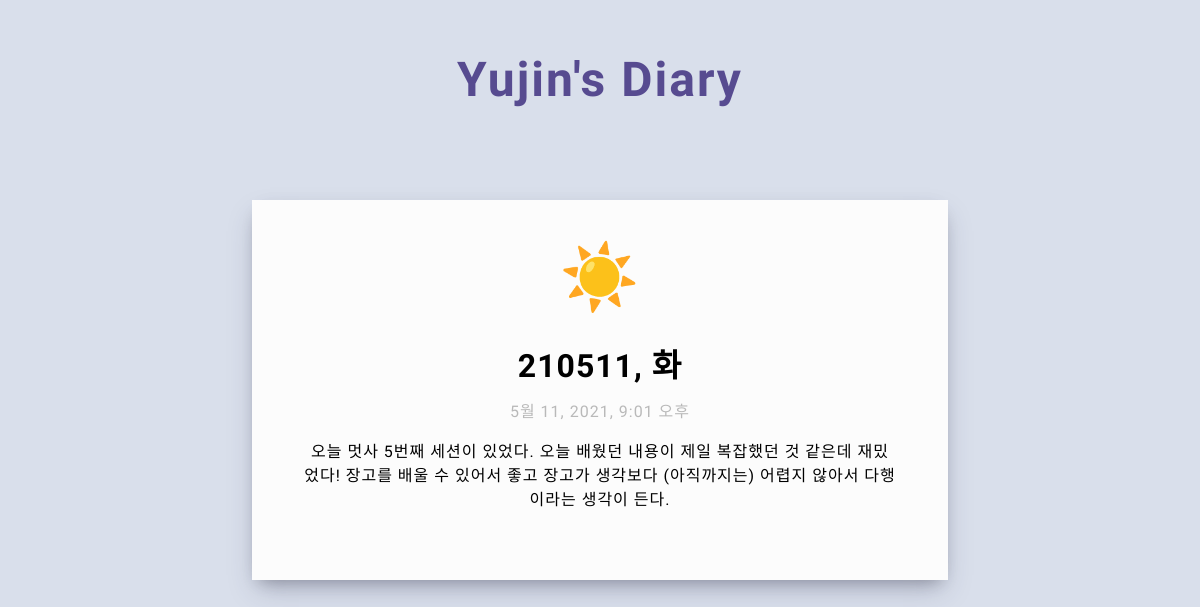
Screenshot of /diary/1 with the database file from the repository.
### diaryapp/models.py (models this page shows, shortened)
class Diary(models.Model):
    title = models.CharField(max_length=200)
    created_at = models.DateTimeField('작성시간', default = timezone.now)
    weather = models.CharField(max_length=50, default="")
    body = models.TextField()

### diaryapp/views.py (the view)
# urls.py: path('diary/<int:diary_id>', diaryapp.views.detail, name="detail")
def detail(request, diary_id):
    diary_detail = get_object_or_404(Diary, pk = diary_id)
    return render(request, 'detail.html', {'diary' : diary_detail})

### diaryapp/templates/detail.html (shortened to what this page needs)
<!DOCTYPE html>
<html>
  <head>
  </head>
  <body>
    <header>
      <a href="{% url 'home' %}"><h1>Yujin's Diary</h1></a>
    </header>
    <div class="post">
      <p id="weather">{{diary.weather}}</p>
      <h1>{{diary.title}}</h1>
      <p style="color: rgb(185, 185, 185)">{{diary.created_at}}</p>
      <p>{{diary.body}}</p>
    </div>
  </body>
</html>

### diaryapp/templates/detail.html (style rules this page uses)
* { text-align: center; background-color: #d9dfeb; font-family: "Nanum Gothic"; letter-spacing: 1px; }
header h1 { font-family: "Ubuntu"; color: #574b90; letter-spacing: 2px; font-size: 3em; font-weight: bold; line-height: 2em; }
.post { display: inline-block; border: 2px solid #fcfcfc; background-color: #fcfcfc; line-height: 1.5em; width: 50%; height: 70%; margin: 0 auto; padding: 0px 50px 50px 50px; margin-top: 40px; box-shadow: 0 13px 27px -5px rgba(50, 50, 93, 0.25), 0 8px 16px -8px rgba(0, 0, 0, 0.3), 0 -6px 16px -6px rgba(0, 0, 0, 0.025); }
.post * { background-color: #fcfcfc; }
#weather { font-size: 4em; }
a { text-decoration: none; }

### rows the page displays
Diary: weather "☀️", title "210511, 화", created_at "5월 11, 2021, 9:01 오후", body "오늘 멋사 5번째 세션이 있었다. 오늘 배웠던 내용이 제일 복잡했던 것 같은데 재밌었다! 장고를 배울 수 있어서 좋고 장고가 생각보다 (아직까지는) 어렵지 않아서 다행이라는 생각이 든다."
